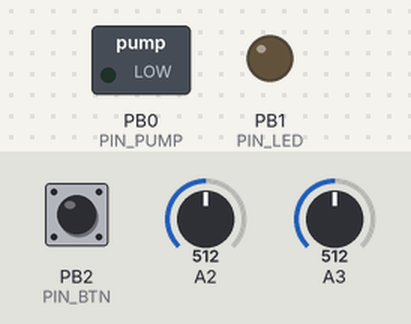
Bench run of a sketch on a simulated ATtiny85, built with avr-gcc and run on an emulated ATtiny85. Shown: switched loads named in the sketch (green lamp = pin HIGH), output pins drawn as LEDs (lit = HIGH). Dashed ring = blinking. Inputs (shaded band) come from the test bench; at power-on: PB2 (PIN_BTN) HIGH, A2 = 512, A3 = 512. The board resets itself during the run and starts again; sleep ends after the set time or at an interrupt.

Above: at 3.7 s.
3.8 s: PB2 (PIN_BTN) pulled LOW for 0.15 s
At 4.4 s:
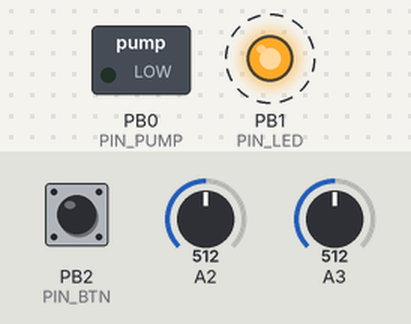
6.9 s: A2 set to 122
9.9 s: A3 set to 122
At 10.3 s:
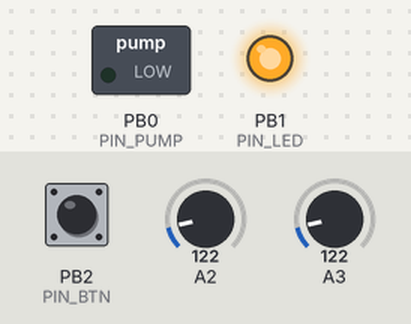
11.7 s: PB2 (PIN_BTN) pulled LOW for 3.2 s
At 13.8 s:
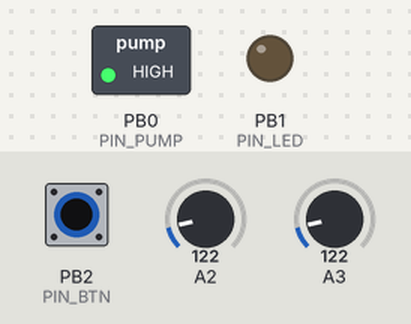
Timing chart, 0 to 16.7 s (numbered marks = the images above; inputs shaded):
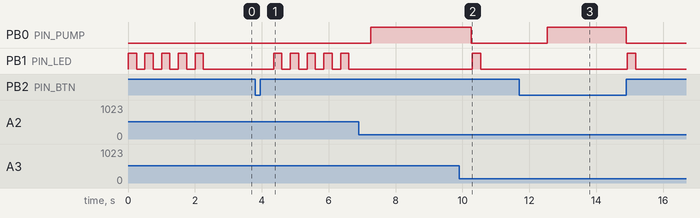

Measured:
- after the input at 3.8 s, PB1 (PIN_LED): alternates HIGH for 0.25 s and LOW for 0.25 s, starting after 0.55 s
- after the input at 9.9 s, PB1 (PIN_LED): goes on until 10.5 s, then stays LOW
- after the input at 11.7 s, PB0 (PIN_PUMP): LOW → HIGH after 0.83 s, → LOW 2.4 s later; PB1 (PIN_LED): LOW → HIGH after 3.2 s, → LOW 0.25 s later

The sketch:

thirsty_plants.ino
```cpp
/*
  THIRSTY PLANTS — timed plant waterer, ATtiny85, 3xAA, sleeps between drinks.

  Board:   ATTinyCore -> ATtiny25/45/85 (No bootloader)
  Clock:   1 MHz internal     BOD: disabled     millis(): enabled
  Program: Arduino-as-ISP or USBasp. Do "Burn Bootloader" once to set fuses, then upload.

  Pins (DIP-8 physical pin in brackets):
    PB0 [5]  -> MOSFET gate via 220R, 100k gate-to-GND
    PB1 [6]  -> LED (via 1k) AND top of both pots (pots only powered while being read)
    PB2 [7]  -> button to GND (internal pull-up, wakes the chip)
    PB3 [2]  -> INTERVAL pot wiper  (ADC3)
    PB4 [3]  -> DURATION pot wiper  (ADC2)
    Pot bottoms -> GND.  VCC [8] -> battery +, GND [4] -> battery -

  Use:
    Twist dials. Changes apply at the next watering or next button press.
    Short press  = blink out the interval setting, water now, restart the countdown
                   (so press it at the time of day you want it to water).
    Hold > 0.8s  = pump runs while held (priming / topping up / measuring flow).
    LED blips once a minute = alive.  Double blip = batteries low.
    Triple-fast blip and no watering = batteries flat.
*/

#include <avr/sleep.h>
#include <avr/wdt.h>
#include <avr/interrupt.h>
#include <avr/power.h>

#define PIN_PUMP  0   // PB0
#define PIN_LED   1   // PB1
#define PIN_BTN   2   // PB2

// Watchdog "8 s" is really 7-9 s depending on chip and temperature.
// Calibrate: time 10 heartbeats (one per 8 ticks) with a stopwatch, divide by 80, put the result here.
#define TICK_MS   8000UL

const uint16_t INTERVAL_H[8]  = { 6, 12, 24, 36, 48, 72, 96, 168 };
const uint8_t  DURATION_S[8]  = { 3, 5, 8, 12, 20, 30, 45, 60 };

#define VBAT_LOW_MV   3400   // warn
#define VBAT_FLAT_MV  3000   // stop pumping (3 x 1.0 V)
#define MANUAL_MAX_MS 120000UL

volatile bool btnFlag = false;
ISR(WDT_vect)    { }                 // just wakes us
ISR(PCINT0_vect) { btnFlag = true; }

uint32_t ticks = 0;
uint32_t ticksNeeded = 0;
uint8_t  intIdx = 2, durIdx = 3;

// ---------- ADC (raw, Vcc as reference) ----------
uint16_t adcRead(uint8_t mux, uint8_t settleMs) {
  power_adc_enable();
  ADMUX  = mux & 0x0F;                                  // REFS = 00 -> Vcc reference
  ADCSRA = _BV(ADEN) | _BV(ADPS1) | _BV(ADPS0);         // /8 -> 125 kHz at 1 MHz
  delay(settleMs);
  ADCSRA |= _BV(ADSC); while (ADCSRA & _BV(ADSC));      // throw away first
  ADCSRA |= _BV(ADSC); while (ADCSRA & _BV(ADSC));
  uint16_t v = ADC;
  ADCSRA = 0;
  power_adc_disable();
  return v;
}

uint16_t vccMilliVolts() {
  uint16_t a = adcRead(0x0C, 5);                        // MUX 1100 = 1.1 V bandgap
  if (a == 0) return 0;
  return (uint16_t)((1100UL * 1023UL) / a);             // bandgap is +/-10%: fine for this
}

uint8_t toIndex(uint16_t a) {
  uint8_t i = (uint8_t)(((uint32_t)a * 8UL) / 1000UL);  // 1000 not 1024: allows for sag on PB1
  return i > 7 ? 7 : i;
}

void readSettings() {
  digitalWrite(PIN_LED, HIGH);                          // powers the pots (LED flashes, that's fine)
  delay(2);
  intIdx = toIndex(adcRead(3, 1));                      // PB3 = ADC3
  durIdx = toIndex(adcRead(2, 1));                      // PB4 = ADC2
  digitalWrite(PIN_LED, LOW);
  ticksNeeded = (uint32_t)INTERVAL_H[intIdx] * 3600000UL / TICK_MS;
}

// ---------- LED ----------
void blip(uint8_t n, uint16_t onMs, uint16_t offMs) {
  for (uint8_t i = 0; i < n; i++) {
    digitalWrite(PIN_LED, HIGH); delay(onMs);
    digitalWrite(PIN_LED, LOW);  delay(offMs);
  }
}

// ---------- pump ----------
void pumpFor(uint16_t seconds) {
  if (vccMilliVolts() < VBAT_FLAT_MV) { blip(3, 40, 120); return; }
  digitalWrite(PIN_PUMP, HIGH);
  for (uint16_t s = 0; s < seconds; s++) delay(1000);
  digitalWrite(PIN_PUMP, LOW);
}

void water() {
  readSettings();
  pumpFor(DURATION_S[durIdx]);
  ticks = 0;
}

// ---------- sleep ----------
void sleep8s() {
  MCUSR &= ~_BV(WDRF);
  WDTCR = _BV(WDCE) | _BV(WDE);
  WDTCR = _BV(WDIE) | _BV(WDP3) | _BV(WDP0);            // interrupt only, ~8 s
  set_sleep_mode(SLEEP_MODE_PWR_DOWN);
  cli();
  sleep_enable();
#if defined(BODS)
  sleep_bod_disable();
#endif
  sei();
  sleep_cpu();
  sleep_disable();
}

// ---------- button ----------
void handleButton() {
  delay(30);
  if (digitalRead(PIN_BTN) == HIGH) { btnFlag = false; return; }   // bounce / release edge
  uint32_t t0 = millis();
  while (digitalRead(PIN_BTN) == LOW && millis() - t0 < 800) { }
  if (digitalRead(PIN_BTN) == LOW) {
    // held: manual pump
    if (vccMilliVolts() >= VBAT_FLAT_MV) {
      digitalWrite(PIN_PUMP, HIGH);
      uint32_t t1 = millis();
      while (digitalRead(PIN_BTN) == LOW && millis() - t1 < MANUAL_MAX_MS) { }
      digitalWrite(PIN_PUMP, LOW);
    } else {
      blip(3, 40, 120);
    }
  } else {
    // short press: show interval (1..8 slow blinks), then water and restart countdown
    readSettings();
    delay(400);
    blip(intIdx + 1, 250, 250);
    delay(400);
    water();
  }
  while (digitalRead(PIN_BTN) == LOW) { }
  delay(30);
  btnFlag = false;
}

void setup() {
  pinMode(PIN_PUMP, OUTPUT); digitalWrite(PIN_PUMP, LOW);
  pinMode(PIN_LED,  OUTPUT); digitalWrite(PIN_LED,  LOW);
  pinMode(PIN_BTN,  INPUT_PULLUP);

  DIDR0 = _BV(ADC3D) | _BV(ADC2D);                       // no digital buffers on pot pins
  ACSR |= _BV(ACD);                                       // analogue comparator off
  power_timer1_disable();
  power_usi_disable();
  power_adc_disable();

  GIMSK |= _BV(PCIE);
  PCMSK |= _BV(PCINT2);

  readSettings();
  blip(intIdx + 1, 250, 250);                             // hello: shows interval setting
  ticks = 0;
}

void loop() {
  sleep8s();

  if (btnFlag) { handleButton(); return; }

  ticks++;
  if (ticks >= ticksNeeded) { water(); return; }

  if ((ticks & 7) == 0) {                                  // ~once a minute
    uint16_t mv = vccMilliVolts();
    if (mv < VBAT_LOW_MV) blip(2, 3, 150);
    else                  blip(1, 3, 0);
  }
}
```
